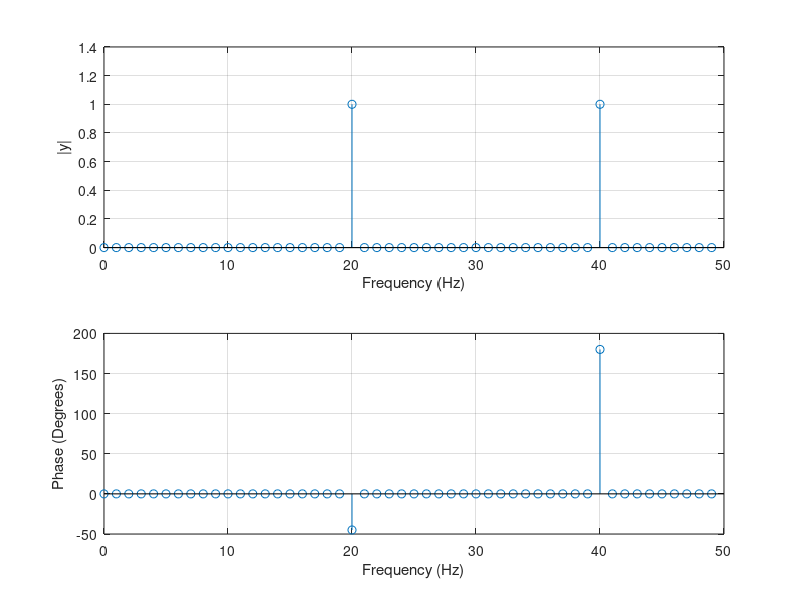

Recreate this plot in MATLAB.

fs = 100;
t = 0:1/fs:1-1/fs;

a1 = 1;
a2 = 1;
phi1 = -pi/4;
phi2 = pi;
f1 = 20;
f2 = 40;

x = a1*cos(2*pi*f1*t + phi1) + a2*cos(2*pi*f2*t + phi2);

y = fft(x);
z = fftshift(y);

ly = length(y);
f = (-ly/2:ly/2-1)/ly*fs;

figure(1)
subplot(2,1,1);
yAbs = abs(z)/(ly/2);
yAbs = yAbs(length(yAbs)/2 + 1:length(yAbs));
f = f(length(f)/2 + 1: length(f));
stem(f,yAbs)
xlabel 'Frequency (Hz)'
ylabel '|y|'
grid

subplot(2,1,2);
tol = 1e-6;
z(abs(z) < tol) = 0;

theta = angle(z);

theta = theta(length(theta)/2 + 1: length(theta))*180/pi;
stem(f,theta)
xlabel 'Frequency (Hz)'
ylabel 'Phase (Degrees)'
grid